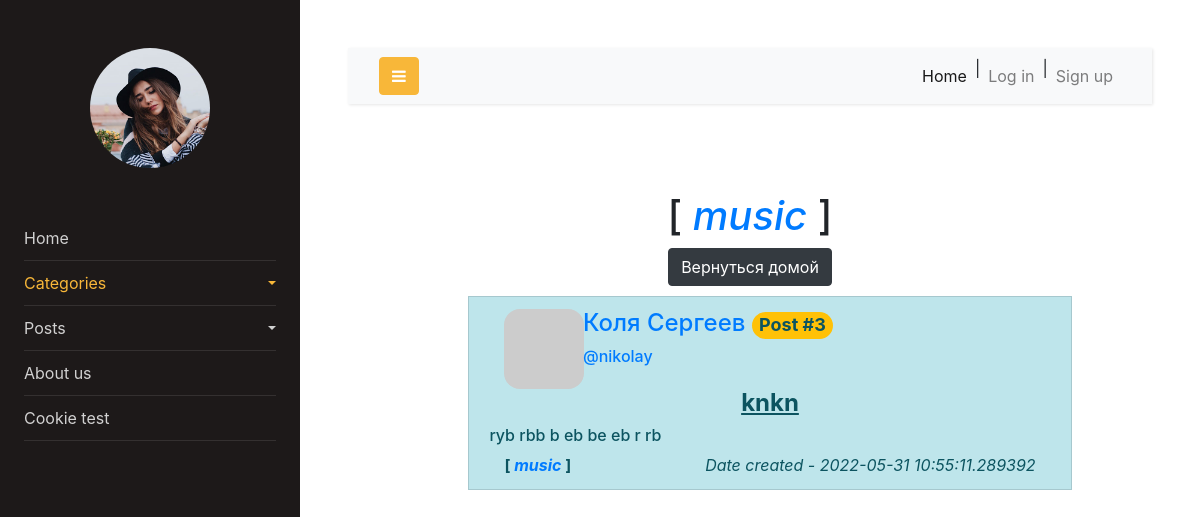
The app's page /a/music with its own data.
### app/data/posts.py (models this page shows)
class Post(SqlAlchemyBase):
    __tablename__ = 'posts'
    id = sqlalchemy.Column(sqlalchemy.Integer,
                           primary_key=True, autoincrement=True)
    user_id = sqlalchemy.Column(sqlalchemy.Integer,
                                sqlalchemy.ForeignKey("users.id"))
    title = sqlalchemy.Column(sqlalchemy.String, nullable=False)
    is_private = sqlalchemy.Column(sqlalchemy.Boolean)
    created = sqlalchemy.Column(sqlalchemy.DateTime, default=datetime.now())
    category = sqlalchemy.Column(sqlalchemy.String, nullable=False, index=True)
    text = sqlalchemy.Column(sqlalchemy.String, nullable=True)
    author = orm.relation('User')

### app/data/user.py (models this page shows, shortened)
class User(SqlAlchemyBase, UserMixin):
    __tablename__ = 'users'
    id = sqlalchemy.Column(sqlalchemy.Integer, primary_key=True, autoincrement=True)
    username = sqlalchemy.Column(sqlalchemy.String, nullable=False, index=True)
    name = sqlalchemy.Column(sqlalchemy.String, nullable=False)
    surname = sqlalchemy.Column(sqlalchemy.String, nullable=False)
    email = sqlalchemy.Column(sqlalchemy.String, nullable=False, index=True)
    password = sqlalchemy.Column(sqlalchemy.String, nullable=False)
    created_date = sqlalchemy.Column(sqlalchemy.DateTime,
                                     default=datetime.datetime.now, autoincrement=True)
    posts = orm.relation('Post', back_populates='author')
    def avatar(self, size):
        return 'http://www.gravatar.com/avatar/' + md5(self.email.encode()).hexdigest() + '?d=identicon&s=' + str(size)

### main.py (the view)
@main_app.route('/a/<category_name>')
def show_all_by_cat(category_name):
    posts = main_app.posts_repo.get_by_category(category_name)
    show_buttons = []
    for post in posts:
        if current_user.is_authenticated and current_user == post.author:
            show_buttons.append(1)
        else:
            show_buttons.append(0)
    return render_template('category_posts.html', category=category_name,
                           he=current_user, posts=posts, show_buttons=show_buttons)

### app/resources/posts_repo.py (called while the page is built)
    def get_by_category(self, category):
        posts = self.db_sess.query(Post).filter(Post.category == category).all()
        return tuple(posts)

### app/templates/category_posts.html (shortened to what this page needs)
{% extends "index.html" %}
{% block content %}
<br>
<br>
<div class="wrapper" align="center">
    <h1>[ <a href="/a/{{ category }}"><em>{{ category }}</em></a> ]</h1>
    <a class="btn btn-dark" href="/">Вернуться домой</a>
    <div class="content-container" style="max-width: 80%">
        <ul style="margin-top:10px;">
        {% for post in posts %}
            {% include("post.html") %}
        <br>
        {% endfor %}
        </ul>
    </div>
</div>
{% endblock %}

### app/templates/post.html
<link rel="stylesheet" type="text/css" href="{{ url_for('static', filename='css/post.css') }}"/>
<li class="list-group-item list-group-item-info">
    <div class="comment-wrapper media" align="center">
        <div class="container">
            <div class="row">
                <div class="col-2" align="content">
                    <a href="/users/{{ post.author.id }}">
                        <img class="img" style="border-radius: 1em;" src="{{ post.author.avatar(60) }}">
                    </a>
                </div>
                <div class="col-8" align="left">
                    <div class="row field-group">
                        <span style="float:left">
                            <h4><a href="/users/{{ post.author.id }}">{{ post.author.name }} {{ post.author.surname }}               </a>
                                <span id='comment_id' style="align:right;" class="badge rounded-pill bg-warning">Post #{{ post.id }}</span></h4>
                        </span>
                    </div>
                    <div class="row">
                        <h6><a href="/users/{{ post.author.id }}">@{{ post.author.username }}</a></h6>
                    </div>
                </div>
            </div>
            <div class="row" style="margin: 0 auto; text-align:center; display:flex; justify-content:center;">
                <h4><b><u>{{ post.title }}</u></b></h4>
            </div>
            <div class="row ">
                <p><h6>{{ post.text }}
                </h6></p>
            </div>
            <div class="field-group">
                <span style="float:left">
                    <b>[ <a href="/a/{{ post.category }}"><em>{{ post.category }}</em></a> ]</b>
                </span>
                <span style="float:right">
                    <label class="date" ><em>Date created - {{ post.created }}</em></label>
                </span>
            </div>
        </div>
    </div>
</li>

### static/css/post.css (style rules this page uses)
.media { text-align: center; margin: 0 auto; align-items: center; max-width: 100% }
a { color: #000; text-color: #000; text-decoration: none; background-color: transparent; }
.date { display: table-cell; }

### records on screen
Post: category "music", author.name "Коля", author.surname "Сергеев", id "3", author.username "nikolay", title "knkn", text "ryb rbb b eb be eb r rb", created "2022-05-31 10:55:11.289392"
